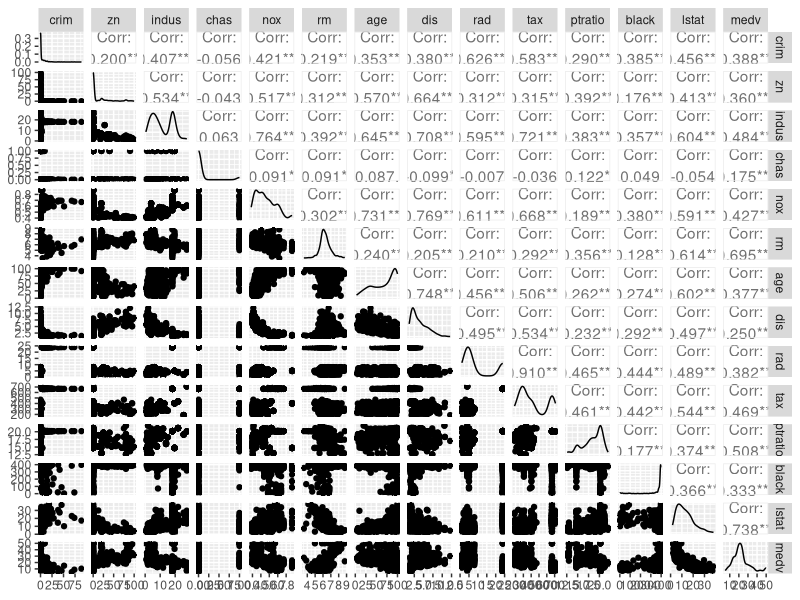
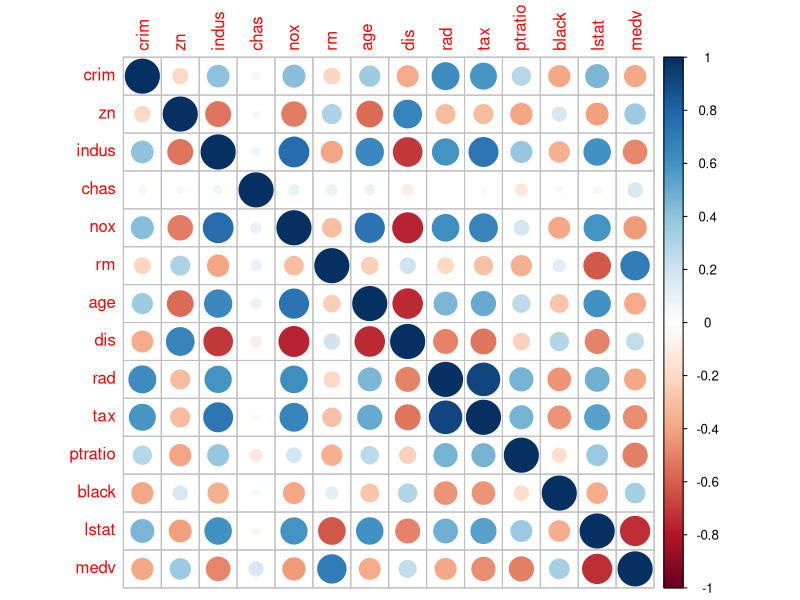

These charts were generated, in order, by the following R code: (Note: this script raises an error after producing the figures.)
# Mika Vehka
# mika.vehka@helsinki.fi
# 12.12.2017
# Data wrangling on Boston dataset.

# First let's load the Boston data from the MASS package.

library(MASS)
data(Boston)

# Then let's explore the structure and dimensions of the data.

head(Boston)
dim(Boston)
str(Boston)

# The data has 506 observations (towns) and 14 variables. The variables include for example per capita crime rate and important variables related to the population and environment 

# The variables are:

# crim: per capita crime rate by town. 
# zn: proportion of residential land zoned for lots over 25,000 sq.ft. 
# indus: proportion of non-retail business acres per town. 
# chas: Charles River dummy variable (= 1 if tract bounds river; 0 otherwise). 
# nox: nitrogen oxides concentration (parts per 10 million). 
# rm: average number of rooms per dwelling. 
# age: proportion of owner-occupied units built prior to 1940. 
# dis: weighted mean of distances to five Boston employment centres. 
# rad: index of accessibility to radial highways. 
# tax: full-value property-tax rate per \$10,000. 
# ptratio: pupil-teacher ratio by town. 
# black: 1000(Bk - 0.63)^2 where Bk is the proportion of blacks by town. 
# lstat: lower status of the population (percent). 
# medv: median value of owner-occupied homes in \$1000s. 

library(corrplot)
library(GGally)
library(dplyr)

bos_pairs<-ggpairs(Boston)
bos_pairs

bos_cor<-corrplot(cor(Boston))
bos_cor

# From here we can see that for example variables tax and rad have a strong correlation, so it is suitable to exclude the other from regression analysis.

# Also variables with very small variation are exluded if they are not very importanta (for example zn)

# Also variables that cannot give meaningful interpretation are excluded at this point (chas).

# So, let's build our final dataset:

Boston_final<-Boston%>%
  select(-c(rad,chas,zn))

str(Boston_final)

# Then let's save the data...

write.csv(Boston_final,"C:/Users/Omistaja/Documents/GitHub/IODS-final/Boston_final.csv")
